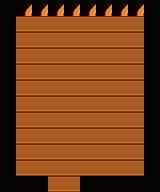

This is a level from a 2D game, rendered from its Tiled map with the project's own tilesets. A one-line summary and the complete map file follow:
An orthogonal 10x12 tile map with 16x16 px tiles, 3 tile layers (Back, Buildings, Front), 2 tilesets.

<map version="1.10" tiledversion="1.11.0" orientation="orthogonal" renderorder="right-down" width="10" height="12" tilewidth="16" tileheight="16" infinite="0" nextlayerid="4" nextobjectid="1">
 <tileset firstgid="1" name="townInterior" tilewidth="16" tileheight="16" tilecount="2176" columns="32">
  <image source="Maps/townInterior.png" width="512" height="1088" />
 </tileset>
 <tileset firstgid="2177" name="nest" tilewidth="16" tileheight="16" tilecount="32" columns="8">
  <image source="nest_tiles.png" width="128" height="64" />
 </tileset>
 <layer id="1" name="Back" width="10" height="12">
  <data encoding="csv">
641,641,641,641,641,641,641,641,641,641,
641,641,641,641,641,641,641,641,641,641,
641,641,641,641,641,641,641,641,641,641,
641,641,641,641,641,641,641,641,641,641,
641,641,641,641,641,641,641,641,641,641,
641,641,641,641,641,641,641,641,641,641,
641,641,641,641,641,641,641,641,641,641,
641,641,641,641,641,641,641,641,641,641,
641,641,641,641,641,641,641,641,641,641,
641,641,641,641,641,641,641,641,641,641,
641,641,641,641,641,641,641,641,641,641,
641,641,641,641,641,641,641,641,641,641
</data>
 </layer>
 <layer id="2" name="Buildings" width="10" height="12">
  <data encoding="csv">
1,1,1,1,1,1,1,1,1,1,
1,0,0,0,0,0,0,0,0,1,
1,0,0,0,0,0,0,0,0,1,
1,0,0,0,0,0,0,0,0,1,
1,0,0,0,0,0,0,0,0,1,
1,0,0,0,0,0,0,0,0,1,
1,0,0,0,0,0,0,0,0,1,
1,0,0,0,0,0,0,0,0,1,
1,0,0,0,0,0,0,0,0,1,
1,0,0,0,0,0,0,0,0,1,
1,0,0,0,0,0,0,0,0,1,
1,1,1,0,0,1,1,1,1,1
</data>
 </layer>
 <layer id="3" name="Front" width="10" height="12">
  <data encoding="csv">
0,33,33,33,33,33,33,33,33,0,
0,0,0,0,0,0,0,0,0,0,
0,0,0,0,0,0,0,0,0,0,
0,0,0,0,0,0,0,0,0,0,
0,0,0,0,0,0,0,0,0,0,
0,0,0,0,0,0,0,0,0,0,
0,0,0,0,0,0,0,0,0,0,
0,0,0,0,0,0,0,0,0,0,
0,0,0,0,0,0,0,0,0,0,
0,0,0,0,0,0,0,0,0,0,
0,0,0,0,0,0,0,0,0,0,
0,0,0,0,0,0,0,0,0,0
</data>
 </layer>
</map>
